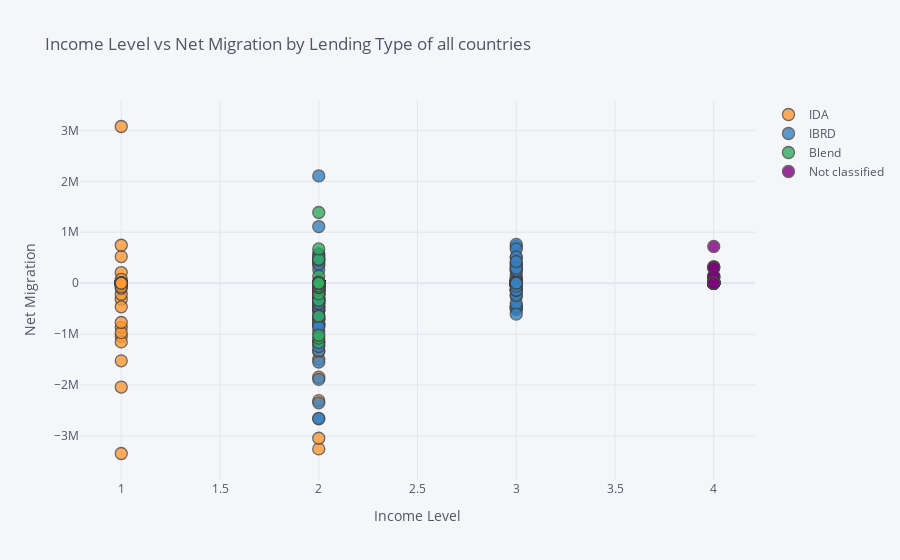

Here is the notebook cell this chart was saved with:
### Markdown cell above
- Getting a nicely formatted time-series x-axis automatically
- Adding a secondary y-axis because our variables have different ranges
- Adding in the title of the articles as hover information

### Code cell
mig.iplot(
    x='incomeLevel',
    y='net_migration',
    # Specify the category
    categories='lendingType',
    xTitle='Income Level',
    yTitle='Net Migration',
    title='Income Level vs Net Migration by Lending Type of all countries')

### Figure 1 — Plotly figure (JSON) as saved in the notebook; plotly's stock layout.template omitted (floating-point values rounded to 4 significant figures; data arrays with more than 128 entries replaced by an {"elided": "..."} marker saying what was removed)
{"data": [{"marker": {"color": "rgba(255, 153, 51, 1.0)", "line": {"width": 1.3}, "opacity": 0.8, "size": 12, "symbol": "circle"}, "mode": "markers", "name": "IDA", "textfont": {"color": "#4D5663"}, "type": "scatter", "x": {"elided": "472 int values"}, "y": {"elided": "472 float values"}}, {"marker": {"color": "rgba(55, 128, 191, 1.0)", "line": {"width": 1.3}, "opacity": 0.8, "size": 12, "symbol": "circle"}, "mode": "markers", "name": "IBRD", "textfont": {"color": "#4D5663"}, "type": "scatter", "x": {"elided": "413 int values"}, "y": {"elided": "413 float values"}}, {"marker": {"color": "rgba(50, 171, 96, 1.0)", "line": {"width": 1.3}, "opacity": 0.8, "size": 12, "symbol": "circle"}, "mode": "markers", "name": "Blend", "textfont": {"color": "#4D5663"}, "type": "scatter", "x": [2, 2, 2, 2, 2, 2, 2, 2, 2, 2, 2, 2, 2, 2, 2, 2, 2, 2, 2, 2, 2, 2, 2, 2, 2, 2, 2, 2, 2, 2, 2, 2, 2, 2, 2, 2, 2, 2, 2, 2, 2, 2, 2, 2, 2, 2, 2, 2, 2, 2, 2, 2, 2, 2, 2, 2, 2, 2, 2, 2, 2, 2, 2, 2, 2, 2, 2, 2, 2, 2, 2, 2, 2, 2, 2, 2, 2, 2, 2, 2, 2, 2, 2, 2, 2, 2, 2, 2, 2, 2, 2, 2, 2, 2, 2, 2, 2, 2, 2, 2, 2, 2, 2, 2, 2, 2, 2, 2, 2, 2, 2, 2, 2, 2, 2, 2, 2, 2], "y": [0.2124, -1166895, 0.2124, 0.2124, 0.2124, 0.2124, -1079167, 0.2124, 0.2124, 0.2124, 0.2124, -339805, 0.2124, 0.2124, 0.2124, 0.2124, -650182, 0.2124, 0.2124, 0.2124, 0.2124, 470909, 0.2124, 0.2124, 0.2124, 0.2124, -1023387, 0.2124, 0.2124, 0.2124, 0.2124, 139790, 0.2124, 0.2124, 0.2124, 0.2124, 1387118, 0.2124, 0.2124, 0.2124, 0.2124, 672203, 0.2124, 0.2124, 0.2124, 0.2124, -138106, 0.2124, 0.2124, 0.2124, 0.2124, -209978, 0.2124, 0.2124, 0.2124, 0.2124, -93268, 0.2124, 0.2124, 0.2124, -26924, 0.2124, 0.2124, 0.2124, 0.2124, -28030, 0.2124, 0.2124, 0.2124, 0.2124, -38074, 0.2124, 0.2124, 0.2124, 0.2124, -27870, 0.2124, 0.2124, 0.2124, 0.2124, -81574, 0.2124, 0.2124, 0.2124, 0.2124, 0, 0.2124, 0.2124, 0.2124, 0.2124, 0, 0.2124, 0.2124, 0.2124, 0.2124, 0, 0.2124, 0.2124, 0.2124, 0.2124, -51400, 0.2124, 0.2124, 0.2124, 0.2124, 0, 0.2124, 0.2124, 0.2124, 0.2124, 0, 0.2124, 0.2124, 0.2124, 0.2124, 0, 0.2124, 0.2124]}, {"marker": {"color": "rgba(128, 0, 128, 1.0)", "line": {"width": 1.3}, "opacity": 0.8, "size": 12, "symbol": "circle"}, "mode": "markers", "name": "Not classified", "textfont": {"color": "#4D5663"}, "type": "scatter", "x": [4, 4, 4, 4, 4, 4, 4, 4, 4, 4, 4, 4, 4, 4, 4, 4, 4, 4, 4, 4, 4, 4, 4, 4, 4, 4, 4, 4, 4, 4, 4, 4, 4, 4, 4, 4, 4, 4, 4, 4, 4, 4, 4, 4, 4, 4, 4, 4, 4, 4, 4, 4, 4, 4, 4, 4, 4, 4, 4, 4, 4, 4, 4, 4, 4, 4, 4, 4, 4, 4, 4, 4, 4, 4, 4, 4, 4, 4, 4, 4, 4, 4, 4, 4, 4, 4, 4, 4, 4, 4, 4, 4, 4, 4, 4, 4, 4, 4, 4, 4, 4, 4, 4, 4, 4, 4, 4, 4, 4, 4, 4, 4, 4, 4, 4, 4, 4, 4], "y": [0.2124, 135142, 0.2124, 0.2124, 0.2124, 0.2124, 317028, 0.2124, 0.2124, 0.2124, 0.2124, 721338, 0.2124, 0.2124, 0.2124, 0.2124, 92772, 0.2124, 0.2124, 0.2124, 0.2124, 321578, 0.2124, 0.2124, 0.2124, 0.2124, 297845, 0.2124, 0.2124, 0.2124, 0.2124, 119802, 0.2124, 0.2124, 0.2124, 0.2124, 137812, 0.2124, 0.2124, 0.2124, 0.2124, 14273, 0.2124, 0.2124, 0.2124, 0.2124, 5881, 0.2124, 0.2124, 0.2124, 0.2124, -365, 0.2124, 0.2124, 0.2124, 0.2124, 428, 0.2124, 0.2124, 0.2124, 0, 0.2124, 0.2124, 0.2124, 0.2124, -901, 0.2124, 0.2124, 0.2124, 0.2124, -2257, 0.2124, 0.2124, 0.2124, 0.2124, 422, 0.2124, 0.2124, 0.2124, 0.2124, 4188, 0.2124, 0.2124, 0.2124, 0.2124, 4770, 0.2124, 0.2124, 0.2124, 0.2124, 3684, 0.2124, 0.2124, 0.2124, 0.2124, 3622, 0.2124, 0.2124, 0.2124, 0.2124, 8293, 0.2124, 0.2124, 0.2124, 0.2124, 10886, 0.2124, 0.2124, 0.2124, 0.2124, 10843, 0.2124, 0.2124, 0.2124, 0.2124, 6422, 0.2124, 0.2124]}], "layout": {"legend": {"bgcolor": "#F5F6F9", "font": {"color": "#4D5663"}}, "paper_bgcolor": "#F5F6F9", "plot_bgcolor": "#F5F6F9", "title": {"font": {"color": "#4D5663"}, "text": "Income Level vs Net Migration by Lending Type of all countries"}, "xaxis": {"gridcolor": "#E1E5ED", "showgrid": true, "tickfont": {"color": "#4D5663"}, "title": {"font": {"color": "#4D5663"}, "text": "Income Level"}, "zerolinecolor": "#E1E5ED"}, "yaxis": {"gridcolor": "#E1E5ED", "showgrid": true, "tickfont": {"color": "#4D5663"}, "title": {"font": {"color": "#4D5663"}, "text": "Net Migration"}, "zerolinecolor": "#E1E5ED"}}}
